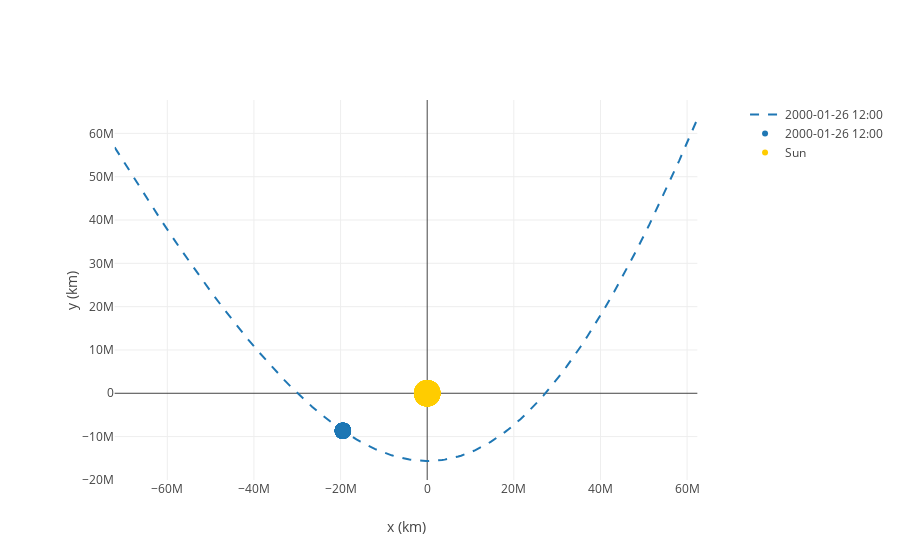

Write notebook code for a chart like this one.
### Code cell
a_2D_p_cow = OrbitPlotter2D()
a_2D_p_cow.plot(hyper_p_cow)
a_2D_p_cow.show()
